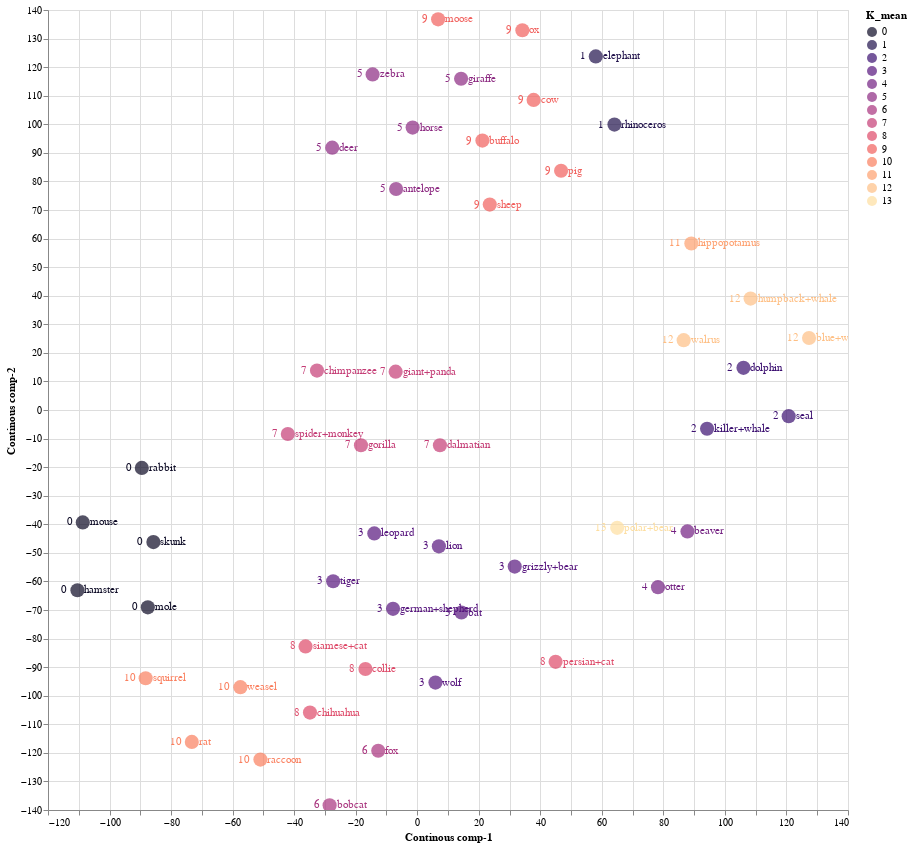

Notebook cell for this chart:
### Code cell
source = tsne_continous_df1

points = alt.Chart(source).mark_circle(size=200).encode(
    x='Continous comp-1:Q',
    y='Continous comp-2:Q',
    color=alt.Color('K_mean:N', scale=alt.Scale(scheme='Magma'))
    ).properties(
    width=800,
    height=800
)

text1 = points.mark_text(
    align='left',
    baseline='middle',
    dx=7
).encode(
    text='index:N'
)

text2 = points.mark_text(
    align='right',
    baseline='middle',
    dx=-10
).encode(
    text='K_mean:N'
)

points.interactive() + text1 + text2

### Figure 1 — Vega-Lite specification as saved in the notebook (floating-point values rounded to 4 significant figures)
{"config": {"view": {"continuousWidth": 400, "continuousHeight": 300}}, "layer": [{"mark": {"type": "circle", "size": 200}, "encoding": {"color": {"field": "K_mean", "scale": {"scheme": "Magma"}, "type": "nominal"}, "x": {"field": "Continous comp-1", "type": "quantitative"}, "y": {"field": "Continous comp-2", "type": "quantitative"}}, "height": 800, "selection": {"selector001": {"type": "interval", "bind": "scales", "encodings": ["x", "y"]}}, "width": 800}, {"mark": {"type": "text", "align": "left", "baseline": "middle", "dx": 7}, "encoding": {"color": {"field": "K_mean", "scale": {"scheme": "Magma"}, "type": "nominal"}, "text": {"field": "index", "type": "nominal"}, "x": {"field": "Continous comp-1", "type": "quantitative"}, "y": {"field": "Continous comp-2", "type": "quantitative"}}, "height": 800, "width": 800}, {"mark": {"type": "text", "align": "right", "baseline": "middle", "dx": -10}, "encoding": {"color": {"field": "K_mean", "scale": {"scheme": "Magma"}, "type": "nominal"}, "text": {"field": "K_mean", "type": "nominal"}, "x": {"field": "Continous comp-1", "type": "quantitative"}, "y": {"field": "Continous comp-2", "type": "quantitative"}}, "height": 800, "width": 800}], "data": {"name": "data-dd0583fe1788ecae2b1275b6b4cb466a"}, "$schema": "https://vega.github.io/schema/vega-lite/v4.17.0.json", "datasets": {"data-dd0583fe1788ecae2b1275b6b4cb466a": [{"Continous comp-1": -6.867, "Continous comp-2": 77.37, "index": "antelope", "order": "ARTIODACTYLA", "family": "BOVIDAE", "K_mean": 5}, {"Continous comp-1": 31.69, "Continous comp-2": -54.8, "index": "grizzly+bear", "order": "CARNIVORA", "family": "URSIDAE", "K_mean": 3}, {"Continous comp-1": 94.2, "Continous comp-2": -6.547, "index": "killer+whale", "order": "ARTIODACTYLA", "family": "DELPHINIDAE", "K_mean": 2}, {"Continous comp-1": 87.82, "Continous comp-2": -42.49, "index": "beaver", "order": "RODENTIA", "family": "APLODONTIIDAE", "K_mean": 4}, {"Continous comp-1": 7.378, "Continous comp-2": -12.35, "index": "dalmatian", "order": "CARNIVORA", "family": "CANIDAE", "K_mean": 7}, {"Continous comp-1": 44.97, "Continous comp-2": -88.15, "index": "persian+cat", "order": "CARNIVORA", "family": "FELIDAE", "K_mean": 8}, {"Continous comp-1": -1.493, "Continous comp-2": 98.84, "index": "horse", "order": "PERISSODACTYLA", "family": "EQUIDAE", "K_mean": 5}, {"Continous comp-1": -7.87, "Continous comp-2": -69.59, "index": "german+shepherd", "order": "CARNIVORA", "family": "CANIDAE", "K_mean": 3}, {"Continous comp-1": 127.3, "Continous comp-2": 25.21, "index": "blue+whale", "order": "ARTIODACTYLA", "family": "BALAENOPTERIDAE", "K_mean": 12}, {"Continous comp-1": -36.29, "Continous comp-2": -82.74, "index": "siamese+cat", "order": "CARNIVORA", "family": "FELIDAE", "K_mean": 8}, {"Continous comp-1": -85.75, "Continous comp-2": -46.24, "index": "skunk", "order": "CARNIVORA", "family": "MEPHITIDAE", "K_mean": 0}, {"Continous comp-1": -87.55, "Continous comp-2": -69.07, "index": "mole", "order": "EULIPOTYPHLA", "family": "TALPIDAE", "K_mean": 0}, {"Continous comp-1": -27.33, "Continous comp-2": -59.95, "index": "tiger", "order": "CARNIVORA", "family": "FELIDAE", "K_mean": 3}, {"Continous comp-1": 89.08, "Continous comp-2": 58.28, "index": "hippopotamus", "order": "ARTIODACTYLA", "family": "HIPPOPOTAMIDAE", "K_mean": 11}, {"Continous comp-1": -13.96, "Continous comp-2": -43.2, "index": "leopard", "order": "CARNIVORA", "family": "FELIDAE", "K_mean": 3}, {"Continous comp-1": 6.796, "Continous comp-2": 136.7, "index": "moose", "order": "ARTIODACTYLA", "family": "CERVIDAE", "K_mean": 9}, {"Continous comp-1": -42.05, "Continous comp-2": -8.418, "index": "spider+monkey", "order": "PRIMATES", "family": "ATELIDAE", "K_mean": 7}, {"Continous comp-1": 108.3, "Continous comp-2": 39.0, "index": "humpback+whale", "order": "ARTIODACTYLA", "family": "BALAENOPTERIDAE", "K_mean": 12}, {"Continous comp-1": 58.03, "Continous comp-2": 123.8, "index": "elephant", "order": "PROBOSCIDEA", "family": "ELEPHANTIDAE", "K_mean": 1}, {"Continous comp-1": -18.29, "Continous comp-2": -12.34, "index": "gorilla", "order": "PRIMATES", "family": "HOMINIDAE", "K_mean": 7}, {"Continous comp-1": 34.17, "Continous comp-2": 132.9, "index": "ox", "order": "ARTIODACTYLA", "family": "BOVIDAE", "K_mean": 9}, {"Continous comp-1": -12.67, "Continous comp-2": -119.3, "index": "fox", "order": "CARNIVORA", "family": "CANIDAE", "K_mean": 6}, {"Continous comp-1": 23.58, "Continous comp-2": 71.9, "index": "sheep", "order": "ARTIODACTYLA", "family": "BOVIDAE", "K_mean": 9}, {"Continous comp-1": 120.7, "Continous comp-2": -2.164, "index": "seal", "order": "CARNIVORA", "family": "PHOCIDAE", "K_mean": 2}, {"Continous comp-1": -32.58, "Continous comp-2": 13.79, "index": "chimpanzee", "order": "PRIMATES", "family": "HOMINIDAE", "K_mean": 7}, {"Continous comp-1": -110.4, "Continous comp-2": -63.08, "index": "hamster", "order": "RODENTIA", "family": "CRICETIDAE", "K_mean": 0}, {"Continous comp-1": -88.26, "Continous comp-2": -93.9, "index": "squirrel", "order": "RODENTIA", "family": "SCIURIDAE", "K_mean": 10}, {"Continous comp-1": 64.1, "Continous comp-2": 99.9, "index": "rhinoceros", "order": "PERISSODACTYLA", "family": "RHINOCEROTIDAE", "K_mean": 1}, {"Continous comp-1": -89.51, "Continous comp-2": -20.28, "index": "rabbit", "order": "LAGOMORPHA", "family": "LEPORIDAE", "K_mean": 0}, {"Continous comp-1": 14.37, "Continous comp-2": -70.89, "index": "bat", "order": "CHIROPTERA", "family": "PHYLLOSTOMIDAE", "K_mean": 3}, {"Continous comp-1": 14.25, "Continous comp-2": 115.9, "index": "giraffe", "order": "ARTIODACTYLA", "family": "GIRAFFIDAE", "K_mean": 5}, {"Continous comp-1": 5.926, "Continous comp-2": -95.41, "index": "wolf", "order": "CARNIVORA", "family": "CANIDAE", "K_mean": 3}, {"Continous comp-1": -34.86, "Continous comp-2": -105.9, "index": "chihuahua", "order": "CARNIVORA", "family": "CANIDAE", "K_mean": 8}, {"Continous comp-1": -73.26, "Continous comp-2": -116.2, "index": "rat", "order": "RODENTIA", "family": "CRICETIDAE", "K_mean": 10}, {"Continous comp-1": -57.47, "Continous comp-2": -97.02, "index": "weasel", "order": "CARNIVORA", "family": "MUSTELIDAE", "K_mean": 10}, {"Continous comp-1": 78.24, "Continous comp-2": -62.0, "index": "otter", "order": "CARNIVORA", "family": "MUSTELIDAE", "K_mean": 4}, {"Continous comp-1": 21.18, "Continous comp-2": 94.31, "index": "buffalo", "order": "ARTIODACTYLA", "family": "BOVIDAE", "K_mean": 9}, {"Continous comp-1": -14.5, "Continous comp-2": 117.4, "index": "zebra", "order": "PERISSODACTYLA", "family": "EQUIDAE", "K_mean": 5}, {"Continous comp-1": -7.012, "Continous comp-2": 13.43, "index": "giant+panda", "order": "CARNIVORA", "family": "URSIDAE", "K_mean": 7}, {"Continous comp-1": -27.62, "Continous comp-2": 91.82, "index": "deer", "order": "ARTIODACTYLA", "family": "CERVIDAE", "K_mean": 5}, {"Continous comp-1": -28.47, "Continous comp-2": -138.4, "index": "bobcat", "order": "CARNIVORA", "family": "FELIDAE", "K_mean": 6}, {"Continous comp-1": 46.75, "Continous comp-2": 83.75, "index": "pig", "order": "ARTIODACTYLA", "family": "SUIDAE", "K_mean": 9}, {"Continous comp-1": 7.039, "Continous comp-2": -47.72, "index": "lion", "order": "CARNIVORA", "family": "FELIDAE", "K_mean": 3}, {"Continous comp-1": -108.7, "Continous comp-2": -39.34, "index": "mouse", "order": "RODENTIA", "family": "CRICETIDAE", "K_mean": 0}, {"Continous comp-1": 64.98, "Continous comp-2": -41.24, "index": "polar+bear", "order": "CARNIVORA", "family": "URSIDAE", "K_mean": 13}, {"Continous comp-1": -16.83, "Continous comp-2": -90.67, "index": "collie", "order": "CARNIVORA", "family": "CANIDAE", "K_mean": 8}, {"Continous comp-1": 86.6, "Continous comp-2": 24.45, "index": "walrus", "order": "CARNIVORA", "family": "ODOBENIDAE", "K_mean": 12}, {"Continous comp-1": -50.96, "Continous comp-2": -122.4, "index": "raccoon", "order": "CARNIVORA", "family": "PROCYONIDAE", "K_mean": 10}, {"Continous comp-1": 37.82, "Continous comp-2": 108.5, "index": "cow", "order": "ARTIODACTYLA", "family": "BOVIDAE", "K_mean": 9}, {"Continous comp-1": 106.0, "Continous comp-2": 14.76, "index": "dolphin", "order": "ARTIODACTYLA", "family": "DELPHINIDAE", "K_mean": 2}]}}
